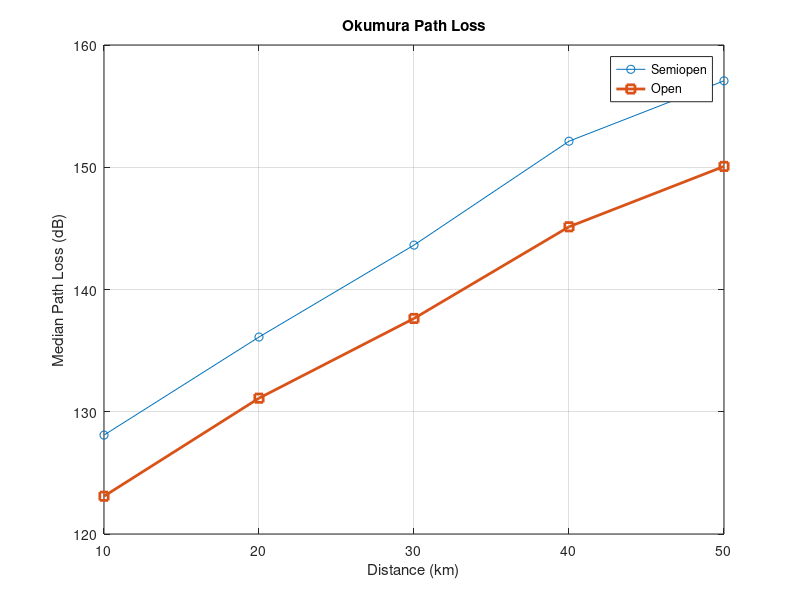
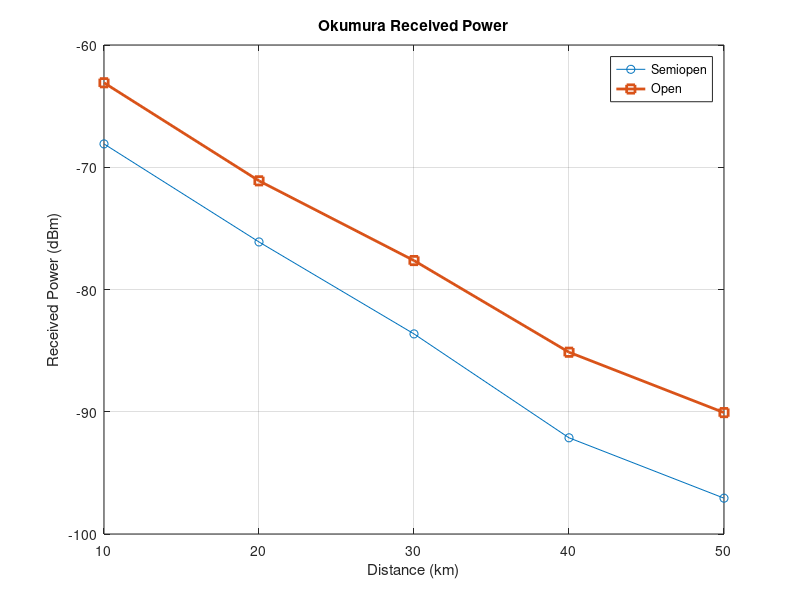

The MATLAB script that drew these images, in order:
%Okumura Model

clc; clear; close all;

fc = 900; % MHz
hte = 100; % m
hre = 10; % m
d = 10:10:50; % km
lambda = 3e8 / (fc * 1e6);
EIRP = 60; % dBm
GA = 9;

LF = 10 * log10((4 * pi * d * 1e3 ./ lambda).^2);
Ghte = 20 * log10(hte / 200);
Ghre = 20 * log10(hre / 3);

A_mu_semiopen = [30, 32, 36, 42, 45];
A_mu_open = [25, 27, 30, 35, 38];

L50_semiopen = LF + A_mu_semiopen - Ghte - Ghre - GA;
L50_open = LF + A_mu_open - Ghte - Ghre - GA;

Pr_semiopen = EIRP - L50_semiopen;
Pr_open = EIRP - L50_open;

figure;
plot(d, L50_semiopen, '-o', d, L50_open, '-s', 'LineWidth', 2);
xlabel('Distance (km)');
ylabel('Median Path Loss (dB)');
title('Okumura Path Loss'); legend('Semiopen', 'Open'); grid on;

figure;
plot(d, Pr_semiopen, '-o', d, Pr_open, '-s', 'LineWidth', 2);
xlabel('Distance (km)');
ylabel('Received Power (dBm)');
title('Okumura Received Power'); legend('Semiopen', 'Open'); grid on;

fprintf('Results at %d km:\n', d(end));
fprintf('Semi-open Path Loss: %.2f dB\n', L50_semiopen(end));
fprintf('Open Path Loss: %.2f dB\n', L50_open(end));
fprintf('Semi-open Power: %.2f dBm\n', Pr_semiopen(end));
fprintf('Open Power: %.2f dBm\n', Pr_open(end));